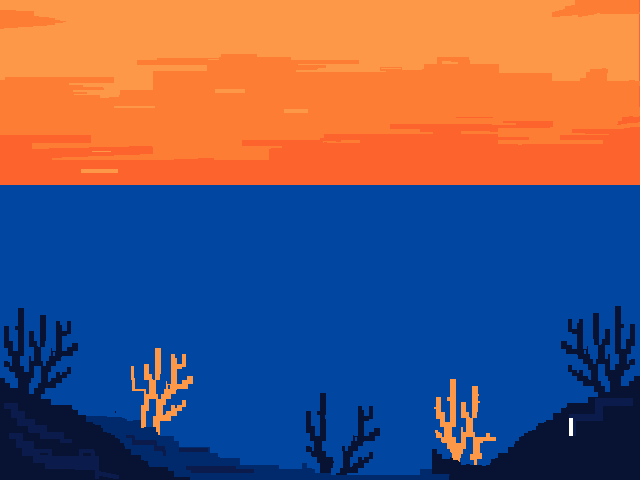
#> input picture backgroundnowave.png, 640 x 480 px
$ python convert.py
#> lines starting #> are read from the running program, lines starting #| are printed output that depends on the picture
from PIL import Image
import os

INPUT_IMAGE  = r"backgroundnowave.png"
OUTPUT_MIF   = "sunset.mif"
WIDTH        = 260
HEIGHT       = 190

img = Image.open(INPUT_IMAGE).convert("RGB")
img = img.resize((WIDTH, HEIGHT), Image.NEAREST)
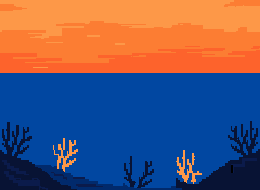
#> img: PIL image 260x190 RGB; mean R, G, B 101.2, 88.9, 109.3

with open(OUTPUT_MIF, "w") as f:
    f.write("WIDTH=12;\n")
    f.write(f"DEPTH={WIDTH * HEIGHT};\n\n")
    f.write("ADDRESS_RADIX=HEX;\n")
    f.write("DATA_RADIX=HEX;\n\n")
    f.write("CONTENT BEGIN\n")

    addr = 0
    for y in range(HEIGHT):
        for x in range(WIDTH):
            r, g, b = img.getpixel((x, y))
            r4 = r >> 4
            g4 = g >> 4
            b4 = b >> 4
            rgb444 = (r4 << 8) | (g4 << 4) | b4
            f.write(f"{addr:04X} : {rgb444:03X};\n")
            addr += 1
#> after the loop, addr = 49400

    f.write("END;\n")

print("done")
